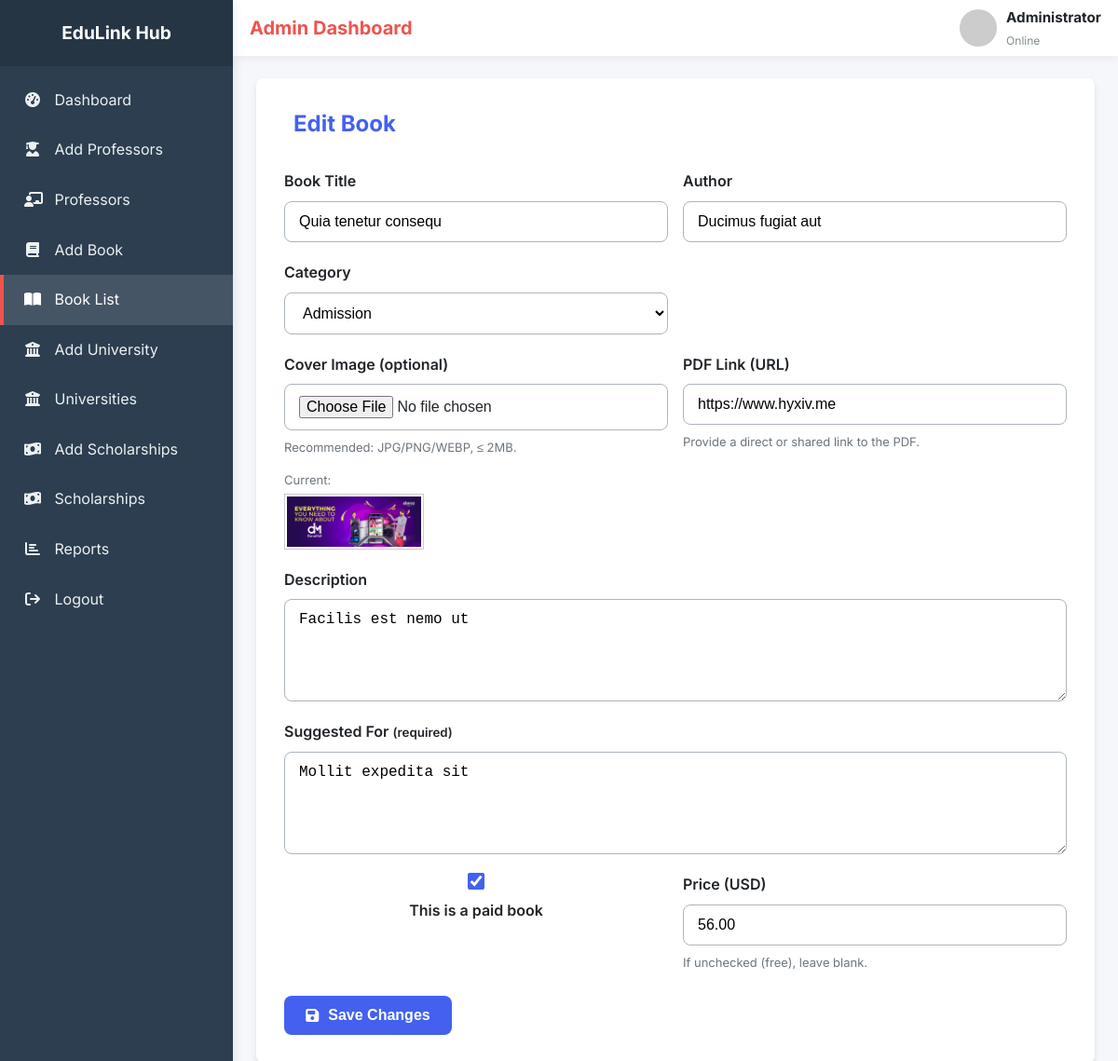
Screenshot of /admin/edit-book.php?id=6 with the database file from the repository.
### tables this page shows
CREATE TABLE `books` (
  `id` int(11) NOT NULL,
  `title` varchar(255) NOT NULL,
  `image` varchar(255) NOT NULL,
  `author` varchar(255) NOT NULL,
  `category` enum('Admission','Job Exam','Skill-Based') NOT NULL,
  `description` text DEFAULT NULL,
  `pdfLink` varchar(255) NOT NULL,
  `uploadDate` date DEFAULT curdate(),
  `suggestedFor` longtext DEFAULT NULL CHECK (json_valid(`suggestedFor`)),
  `isPaid` tinyint(1) DEFAULT 0,
  `price` decimal(10,2) DEFAULT NULL,
  `createdAt` timestamp NOT NULL DEFAULT current_timestamp(),
  `updatedAt` timestamp NOT NULL DEFAULT current_timestamp() ON UPDATE current_timestamp()
);

### admin/edit-book.php (the view, shortened to what this page needs)
<?php
require '../config/database.php';
$id = isset($_GET['id']) ? (int)$_GET['id'] : 0;
$book = null;
if ($stmt = mysqli_prepare($conn, "SELECT id, title, image, author, category, description, pdfLink, suggestedFor, isPaid, price FROM books WHERE id = ?")) {
    mysqli_stmt_bind_param($stmt, 'i', $id);
    mysqli_stmt_execute($stmt);
    $res = mysqli_stmt_get_result($stmt);
    $book = mysqli_fetch_assoc($res);
}
$old = $_SESSION['edit-book-data'] ?? [];
$title        = isset($old['title'])        ? $old['title']        : ($book['title'] ?? '');
$author       = isset($old['author'])       ? $old['author']       : ($book['author'] ?? '');
$category     = isset($old['category'])     ? $old['category']     : ($book['category'] ?? '');
$description  = isset($old['description'])  ? $old['description']  : ($book['description'] ?? '');
$pdfLink      = isset($old['pdfLink'])      ? $old['pdfLink']      : ($book['pdfLink'] ?? '');
$isPaidOld    = isset($old['isPaid'])       ? (int)$old['isPaid']  : (int)($book['isPaid'] ?? 0);
$price        = isset($old['price'])        ? $old['price']        : ($book['price'] ?? '');
$imageName    = $book['image'] ?? '';
$suggestedForRaw = '';
if (isset($old['suggestedFor'])) {
    $suggestedForRaw = $old['suggestedFor'];
} else {
    $sf = $book['suggestedFor'];
    if ($sf !== null && $sf !== '') {
        $arr = json_decode($sf, true);
        if (is_array($arr)) {
            $clean = array_values(array_filter(array_map(function ($s) {
                return is_string($s) ? trim($s) : '';
            }, $arr), fn($v) => $v !== ''));
            $suggestedForRaw = implode(', ', $clean);
        } else {
            $suggestedForRaw = (string)$sf;
        }
    }
}
?>
<!DOCTYPE html>
<html lang="en">
<head>
    <link href="https://cdnjs.cloudflare.com/ajax/libs/font-awesome/6.5.2/css/all.min.css" rel="stylesheet">
    <link rel="stylesheet" href="styles/add-book.css">
    <link rel="stylesheet" href="styles/style.css">
</head>
<body>
    <?php include __DIR__ . '/common/sidebar.php'; ?>
    <main class="main-content">
        <?php include __DIR__ . '/common/navbar.php'; ?>
        <div class="content">
            <h1 class="page-title"><i class="fa-solid fa-book-pen"></i> Edit Book</h1>
            <form class="book-form" action="logic/edit-book-logic.php" method="post" enctype="multipart/form-data">
                <div class="form-row">
                    <div class="form-group">
                        <label for="title">Book Title</label>
                        <input
                            type="text"
                            id="title"
                            name="title"
                            required
                            placeholder="Enter book title"
                            value="<?= htmlspecialchars($title) ?>">
                    </div>
                    <div class="form-group">
                        <label for="author">Author</label>
                        <input
                            type="text"
                            id="author"
                            name="author"
                            required
                            placeholder="Enter author name"
                            value="<?= htmlspecialchars($author) ?>">
                    </div>
                </div>
                <div class="form-row">
                    <div class="form-group">
                        <label for="category">Category</label>
                        <?php $cat = $category; ?>
                        <select id="category" name="category" required>
                            <option value="Admission" <?= $cat === 'Admission'   ? 'selected' : '' ?>>Admission</option>
                        </select>
                    </div>
                </div>
                <div class="form-row">
                    <div class="form-group">
                        <label for="image">Cover Image (optional)</label>
                        <input type="file" id="image" name="image" accept="image/*">
                        <span class="hint">Recommended: JPG/PNG/WEBP, ≤ 2MB.</span>
                        <?php if (!empty($imageName)): ?>
                            <div class="hint" style="margin-top:6px;">
                                Current:
                                <img src="<?= '../uploads/' . htmlspecialchars($imageName) ?>"
                                    alt="<?= htmlspecialchars($imageName) ?>"
                                    style="max-width: 150px; height: auto; display: block; margin-top: 4px; border: 1px solid #ccc; padding: 2px;">
                            </div>
                        <?php endif; ?>
                    </div>
                    <div class="form-group">
                        <label for="pdfLink">PDF Link (URL)</label>
                        <input
                            type="url"
                            id="pdfLink"
                            name="pdfLink"
                            placeholder="https://example.com/book.pdf"
                            value="<?= htmlspecialchars($pdfLink) ?>">
                        <span class="hint">Provide a direct or shared link to the PDF.</span>
                    </div>
                </div>
                <div class="form-group">
                    <label for="description">Description</label>
                    <textarea id="description" name="description" placeholder="Short summary or key details about the book"><?= htmlspecialchars($description) ?></textarea>
                </div>
                <div class="form-group">
                    <label for="suggestedFor">Suggested For <small>(required)</small></label>
                    <textarea
                        id="suggestedFor"
                        name="suggestedFor"
                        required
                        placeholder='Comma-separated or JSON array, e.g. ["SSC candidates","Beginners"]'><?= htmlspecialchars($suggestedForRaw) ?></textarea>
                </div>
                <div class="form-row">
                    <div class="form-group checkbox-group">
                        <input type="checkbox" id="isPaid" name="isPaid" <?= $isPaidOld ? 'checked' : '' ?>>
                        <label for="isPaid">This is a paid book</label>
                    </div>
                    <div class="form-group">
                        <label for="price">Price (USD)</label>
                        <input
                            type="number"
                            id="price"
                            name="price"
                            placeholder="0.00"
                            step="0.01"
                            min="0"
                            value="<?= htmlspecialchars($price) ?>">
                        <span class="hint">If unchecked (free), leave blank.</span>
                    </div>
                </div>
                <button type="submit" name="submit" class="submit-btn">
                    <i class="fa-solid fa-floppy-disk"></i> Save Changes
                </button>
            </form>
        </div>
    </main>
</body>
</html>

### admin/common/sidebar.php (shortened to what this page needs)
<?php
function sidebar_item(string $href, string $iconClass, string $label, string $key): void
{
    $active = ($GLOBALS['active_page'] === $key);
    $borderColor = $active ? '#ef5350' : 'transparent';
    $bg          = $active ? 'rgba(255,255,255,0.12)' : 'transparent';
    $color       = $active ? '#ffffff' : '#ecf0f1';
    $hoverBg     = 'rgba(255,255,255,0.08)';
    $style = "display:block;padding:14px 22px;color:$color;text-decoration:none;"
        . "border-left:4px solid $borderColor;background:$bg;";
    $onOver  = "this.style.background='$hoverBg';this.style.color='#fff';";
    $onOut   = "this.style.background='$bg';this.style.color='$color';";
    echo '<a href="' . htmlspecialchars($href) . '" style="' . $style . '" '
        . 'onmouseover="' . $onOver . '" onmouseout="' . $onOut . '">'
        . '<i class="' . htmlspecialchars($iconClass) . '" style="margin-right:10px;width:18px;text-align:center;"></i> '
        . htmlspecialchars($label)
        . '</a>';
}
?>
<aside class="sidebar" style="
  width:250px;background:#2c3e50;color:#ecf0f1;position:fixed;top:0;left:0;bottom:0;
  z-index:100;box-shadow:2px 0 10px rgba(0,0,0,.08);">
    <div class="sidebar-header" style="
      padding:20px;background:rgba(0,0,0,.15);display:flex;align-items:center;justify-content:center;">
        <h3 style="font-size:1.2rem;font-weight:700;color:#fff;margin:0;">EduLink Hub</h3>
    </div>
    <nav class="sidebar-menu" style="padding:10px 0;">
        <?php
        sidebar_item('index.php',              'fa-solid fa-gauge-high',        'Dashboard',           'index');
        ?>
    </nav>
</aside>

### admin/common/navbar.php
<?php
$admin_name = isset($_SESSION['admin_name']) ? $_SESSION['admin_name'] : 'Administrator';
?>
<header style="
  height:60px;background:#fff;box-shadow:0 2px 10px rgba(0,0,0,.06);
  display:flex;align-items:center;justify-content:space-between;
  padding:0 18px;position:sticky;top:0;z-index:90;">
    <div>
        <h2 style="color:#ef5350;font-size:1.25rem;font-weight:700;margin:0;">Admin Dashboard</h2>
    </div>
    <div style="display:flex;align-items:center;">
        <div style="display:flex;align-items:center;">
            <img src="https://ui-avatars.com/api/?name=<?php echo urlencode($admin_name); ?>&background=ef5350&color=fff"
                alt="User Avatar" style="width:40px;height:40px;border-radius:50%;margin-right:10px;">
            <div>
                <h4 style="font-size:.95rem;margin:0 0 2px 0;font-weight:700;"><?php echo htmlspecialchars($admin_name); ?></h4>
                <p style="font-size:.75rem;color:#7f8c8d;margin:0;">Online</p>
            </div>
        </div>
    </div>
</header>

### admin/styles/add-book.css (style rules this page uses)
:root { --primary-color: #4361ee; --secondary-color: #3f37c9; --accent-color: #4895ef; --light-color: #f8f9fa; --dark-color: #212529; --success-color: #4cc9f0; --warning-color: #f72585; --gray-color: #adb5bd; --border-radius: 8px; --box-shadow: 0 4px 6px rgba(0, 0, 0, 0.1); --transition: all 0.3s ease; }
* { margin: 0; padding: 0; box-sizing: border-box; }
body { font-family: "Inter", sans-serif; background-color: #f5f7fa; color: var(--dark-color); line-height: 1.6; display: flex; min-height: 100vh; }
.main-content { flex: 1; margin-left: 250px; }
.content { background-color: #fff; border-radius: var(--border-radius); padding: 30px; box-shadow: var(--box-shadow); max-width: 900px; margin: 24px auto; }
.page-title { font-size: 24px; margin-bottom: 30px; color: var(--primary-color); display: flex; align-items: center; gap: 10px; font-weight: 700; }
.book-form { display: flex; flex-direction: column; gap: 20px; }
.form-row { display: grid; grid-template-columns: 1fr 1fr; gap: 16px; }
.form-group { display: flex; flex-direction: column; gap: 8px; }
.form-group label { font-weight: 600; color: var(--dark-color); }
.form-group input[type="text"], .form-group input[type="email"], .form-group input[type="url"], .form-group input[type="file"], .form-group input[type="date"], .form-group input[type="number"], .form-group select, .form-group textarea { padding: 12px 15px; border: 1px solid var(--gray-color); border-radius: var(--border-radius); font-size: 16px; transition: var(--transition); background: #fff; }
.form-group textarea { min-height: 110px; resize: vertical; }
.form-group input::placeholder, .form-group textarea::placeholder { color: var(--gray-color); }
.checkbox-group { display: flex; align-items: center; gap: 10px; }
.checkbox-group input[type="checkbox"] { width: 18px; height: 18px; accent-color: var(--primary-color); }
.submit-btn { background-color: var(--primary-color); color: white; border: none; padding: 12px 20px; border-radius: var(--border-radius); font-size: 16px; font-weight: 600; cursor: pointer; transition: var(--transition); display: inline-flex; align-items: center; justify-content: center; gap: 10px; margin-top: 6px; width: 180px; }
.hint { font-size: 13px; color: #6c757d; }

### admin/styles/style.css (style rules this page uses)
:root { --primary-color: #4361ee; --secondary-color: #3f37c9; --accent-color: #4895ef; --light-color: #f8f9fa; --dark-color: #212529; --success-color: #22c55e; --warning-color: #f72585; --gray-200: #e5e7eb; --radius: 12px; --shadow: 0 8px 20px rgba(2, 6, 23, 0.1); }

### rows the page displays
books: title "Quia tenetur consequ", author "Ducimus fugiat aut", category "Admission", image (picture), pdfLink "https://www.hyxiv.me", description "Facilis est nemo ut", suggestedFor "Mollit expedita sit", isPaid "☑", price "56.00"

### other values shown
$label "Dashboard Add Professors Professors Add Book Book List Add University Universities Add Scholarships Scholarships Reports Logout"
$admin_name "Administrator"
